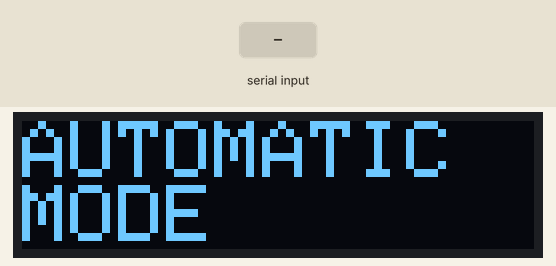
Recording of a sketch running on a simulated ESP8266 (NodeMCU). Shown: 128×32 one-colour display. The test bench sets the inputs (shaded band). WiFi joins after 1.5 s; servers stay silent unless stated.

Above: at 3.0 s.
3.1 s: "90,45\n" received over the second serial link
At 4.2 s:
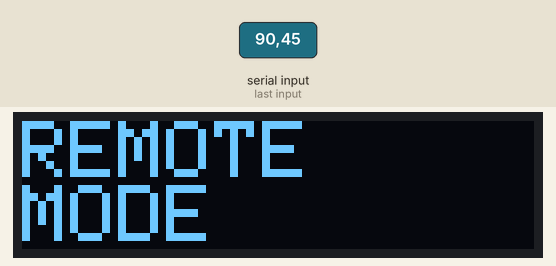
4.6 s: "1\n" received over the second serial link
At 5.6 s:
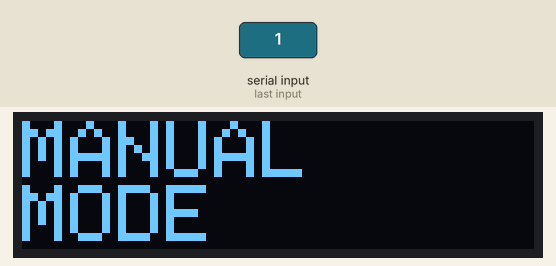
6.1 s: "0\n" received over the second serial link
At 6.5 s:
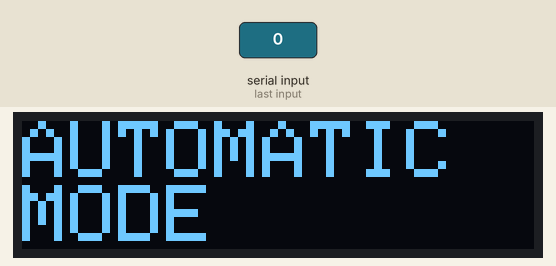
7.6 s: "30,150\n" received over the second serial link
At 9.0 s:
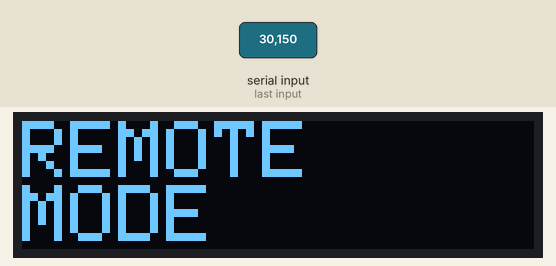
Timing chart, 0 to 10.1 s (numbered marks = the images above; inputs shaded):
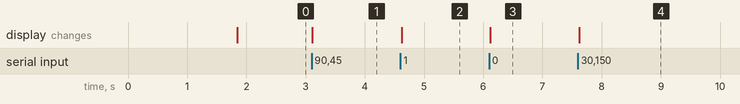

Measured:
- after the input at 3.1 s, the display: changes at once (image 1)
- after the input at 4.6 s, the display: changes at once (image 2)
- after the input at 6.1 s, the display: changes at once (image 3)
- after the input at 7.6 s, the display: changes at once (image 4)

The sketch:

ESP8266_CODE.ino
```cpp
// Cấu hình Blynk
#define BLYNK_TEMPLATE_ID "TMPL6ZSt0Ei44"
#define BLYNK_TEMPLATE_NAME "Hệ thống giám sát môi trường trong nhà kính"
#define BLYNK_AUTH_TOKEN "Z4ajWTa_wC_UWV8FXDUv0MacpVF6z3Q0"
#define BLYNK_PRINT Serial

#include <SoftwareSerial.h>
#include <Wire.h>
#include <Adafruit_GFX.h>
#include <Adafruit_SSD1306.h>
#include <ESP8266WiFi.h>
#include <BlynkSimpleEsp8266.h>

// Cấu hình OLED Display
#define SCREEN_WIDTH 128
#define SCREEN_HEIGHT 32
#define OLED_RESET -1
Adafruit_SSD1306 display(SCREEN_WIDTH, SCREEN_HEIGHT, &Wire, OLED_RESET);

// Cấu hình UART
#define RX 0
#define TX 2
SoftwareSerial uart(RX, TX);

// Cấu hình WiFi
char SSID[] = "DATN";
char PASS[] = "123456789";

// Biến
int mode, cuong_do_sang, trang_thai_thiet_bi, tb1, tb2, tb3, tb4;
float nhiet_do, do_am, do_am_dat;

// Blynk Timer
BlynkTimer timer;

// Hàm gửi dữ liệu đến Blynk
void myTimerEvent() {
  Blynk.virtualWrite(V0, nhiet_do);
  Blynk.virtualWrite(V1, do_am);
  Blynk.virtualWrite(V2, do_am_dat);
  Blynk.virtualWrite(V3, cuong_do_sang);
  if (mode == 2) {
    Blynk.virtualWrite(V4, tb1);
    Blynk.virtualWrite(V5, tb2);
    Blynk.virtualWrite(V6, tb3);
    Blynk.virtualWrite(V7, tb4);
  }
  else {
    Blynk.virtualWrite(V4, trang_thai_thiet_bi & 1);
    Blynk.virtualWrite(V5, (trang_thai_thiet_bi >> 1) & 1);
    Blynk.virtualWrite(V6, (trang_thai_thiet_bi >> 2) & 1);
    Blynk.virtualWrite(V7, (trang_thai_thiet_bi >> 3) & 1);
  }
}

// Hàm nhận và phân tích dữ liệu từ UART
void Nhan_UART() {
  if (uart.available() > 0) {
    String input = uart.readStringUntil('\n');
    sscanf(input.c_str(), "%d %f %f %f %d %d", &mode, &nhiet_do, &do_am, &do_am_dat, &cuong_do_sang, &trang_thai_thiet_bi);

    // Đầu ra Debugging
    // Serial.print("mode: "); Serial.print(mode);
    // Serial.print(", nhiet_do: "); Serial.print(nhiet_do);
    // Serial.print(", do_am: "); Serial.print(do_am);
    // Serial.print(", do_am_dat: "); Serial.print(do_am_dat);
    // Serial.print(", cuong_do_sang: "); Serial.print(cuong_do_sang);
    // Serial.print(", trang_thai_thiet_bi: "); Serial.println(trang_thai_thiet_bi);
  }
}

void Truyen_UART() {
  uart.printf("%d %d %d %d\n", tb1, tb2, tb3, tb4);
}

// Hàm hiển thị văn bản trên OLED
void displayText(const char* text) {
  display.clearDisplay();
  display.setTextColor(SSD1306_WHITE);
  display.setTextSize(2);
  display.setCursor(0, 0);
  display.println(text);
  display.display();
}

void setup() {
  // Khởi tạo Serial và UART
  Serial.begin(9600);
  uart.begin(115200);

  // Khởi tạo OLED Display
  if (!display.begin(SSD1306_SWITCHCAPVCC, 0x3C)) {
    for (;;);
  }

  // Khởi tạo Blynk
  Blynk.begin(BLYNK_AUTH_TOKEN, SSID, PASS);

  // Thiết lập Timer cho Blynk
  timer.setInterval(1000L, myTimerEvent);
}

BLYNK_WRITE(V4)
{
  if (mode == 2) {
    tb1 = param.asInt();
  }
}

BLYNK_WRITE(V5)
{
  if (mode == 2) {
    tb2 = param.asInt();
  }
}

BLYNK_WRITE(V6)
{
  if (mode == 2) {
    tb3 = param.asInt();
  }
}

BLYNK_WRITE(V7)
{
  if (mode == 2) {
    tb4 = param.asInt();
  }
}

void loop() {
  // Nhận Dữ liệu từ UART
  Nhan_UART();

  // Hiển thị chế độ trên OLED
  if (mode == 0)
    displayText("AUTOMATIC MODE");
  else if (mode == 1)
    displayText("MANUAL    MODE");
  else {
    displayText("REMOTE    MODE");
    Truyen_UART();
  }

  // Chạy Blynk và Timer
  Blynk.run();
  timer.run();
}
```
